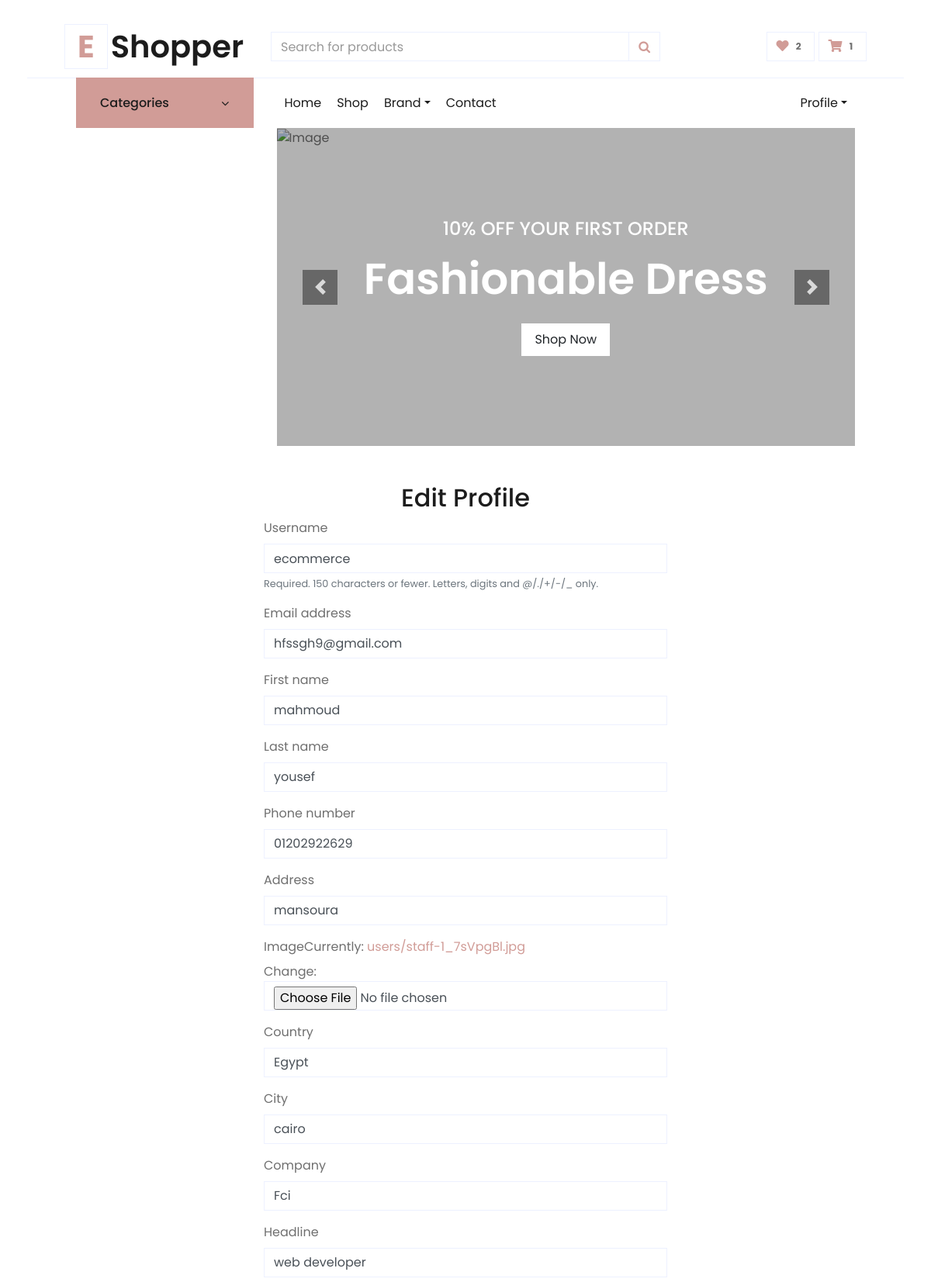
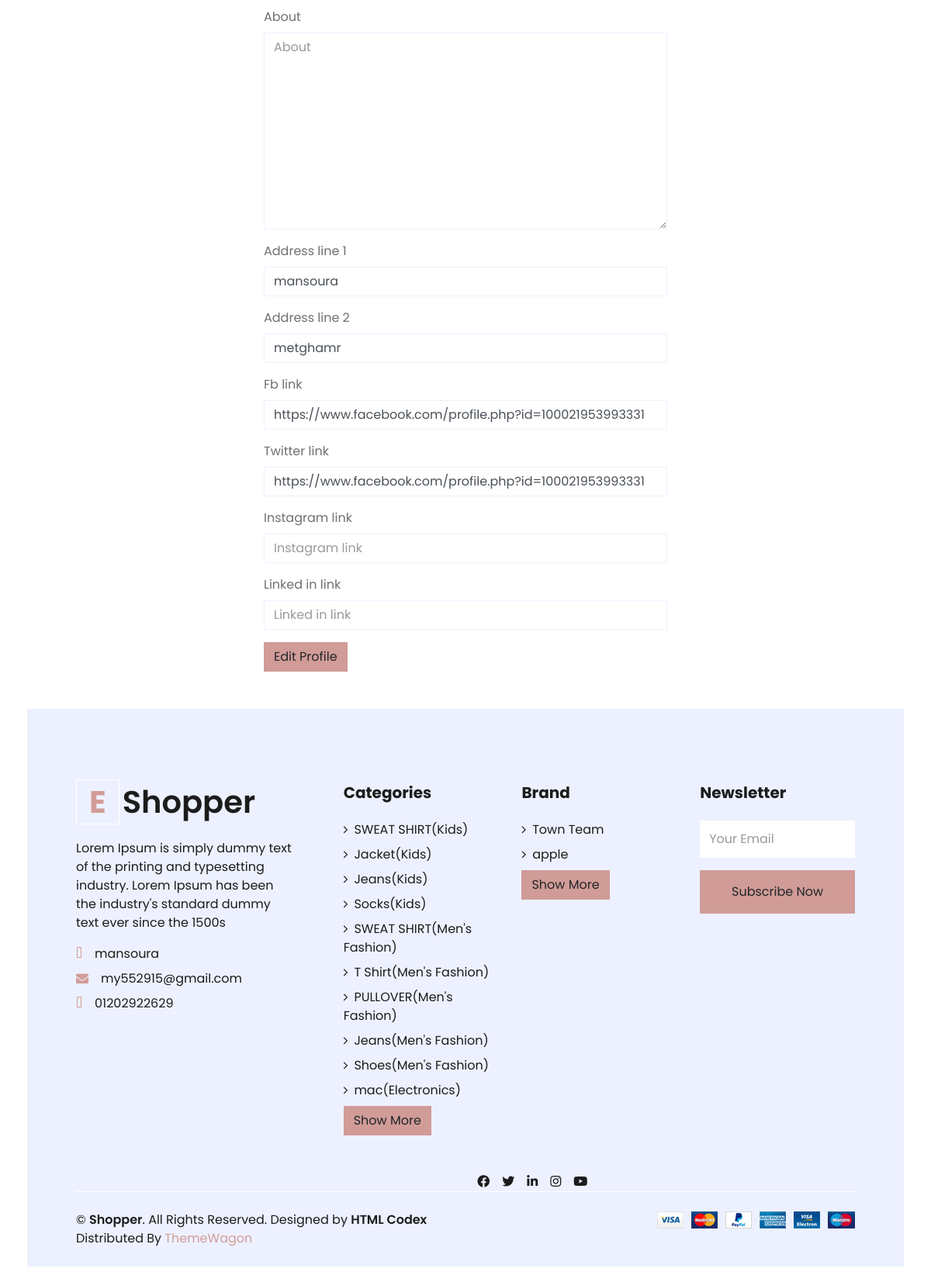
/accounts/profile/edit (signed in), run on the app's committed database (2 pictures, top to bottom).
### settings/models.py (models this page shows, shortened)
class Info(models.Model):
    site_name = models.CharField( max_length=50)
    description = models.TextField(max_length=1000)
    phone = models.CharField( max_length=30 , null=True, blank=True)
    email = models.EmailField( max_length=254 , null=True, blank=True)
    address = models.CharField( max_length=50 , null=True, blank=True)
    image = models.ImageField(upload_to='settings/', null=True, blank=True )
    fb_link = models.URLField( max_length=200)
    twitter_link = models.URLField( max_length=200)
    instagram_link = models.URLField( max_length=200)

class Brand(models.Model):
    BRDName = models.CharField(max_length=40)
    image = models.ImageField(upload_to='product/',blank=True, null=True)
    BRDDesc = models.TextField(blank=True, null=True)
    class Meta:
        verbose_name = _("Brand")
        verbose_name_plural = _("Brands")
    def __str__(self):
        return self.BRDName

### accounts/models.py (models this page shows, shortened)
class Profile(models.Model):
    user = models.OneToOneField(User,on_delete=models.CASCADE)
    full_name = models.CharField(max_length=50, null= True)
    phone_number = models.CharField(max_length=20)
    address = models.CharField(max_length=50)
    image = models.ImageField(upload_to='users/')
    about = models.TextField(max_length=4000 , blank=True , null=True)
    country = models.CharField(max_length=50 ,blank=True, null=True)
    company = models.CharField(max_length=100 ,blank=True, null=True)
    address_line_1 = models.CharField( max_length=50 , blank=True)
    address_line_2 = models.CharField( max_length=50 , blank=True)
    fb_link = models.URLField( max_length=200 , blank=True , null=True)
    twitter_link = models.URLField( max_length=200, blank=True , null=True)
    instagram_link = models.URLField( max_length=200, blank=True , null=True)
    linked_in_link = models.URLField( max_length=200, blank=True , null=True)
    headline = models.CharField(max_length=50 , blank=True, null=True)
    city = models.CharField(max_length=50 ,blank=True, null=True)
    def full_name(self):
        return f'{self.user.first_name} {self.user.last_name}'

### product/models.py (models this page shows)
class Subcategory(models.Model):
    category = models.ForeignKey(ProductCategory, on_delete=models.CASCADE)
    name = models.CharField(max_length=100)
    image = models.ImageField(upload_to='subcategoryimages/',blank=True)
    def __str__(self):
        return self.name

class ProductCategory(models.Model):
    name = models.CharField(max_length=60)
    def __str__(self):
        return self.name

### accounts/views.py (the view)
# urls.py: path('profile/edit' , views.edit_profile , name='edit_profile'),
def edit_profile(requset):
    profile = Profile.objects.get(user=requset.user)
    if requset.method == "POST":
        user_form = UserForm(requset.POST , instance=requset.user)
        profile_form = ProfileForm(requset.POST,requset.FILES,instance=profile)
        if user_form.is_valid() and profile_form.is_valid():
            user_form.save()
            myprofile = profile_form.save(commit=False)
            myprofile.user = requset.user
            myprofile.save()
            return redirect('/accounts/profile')
    else:
        user_form = UserForm(instance=requset.user)
        profile_form = ProfileForm(instance=profile)
    return render(requset,'profile/profile_edit.html',{
        'user_form':user_form,
        'profile_form':profile_form
    })

### accounts/templates/profile/profile_edit.html (shortened to what this page needs)
{% extends 'base.html' %}
{% load django_bootstrap5 %}
{% block body %}
<div class="container">
    <div class="col-md-6 mx-auto mt-5">
        <h2 style="text-align:center;">Edit Profile</h2>
        <form method="POST" enctype="multipart/form-data">
            {% bootstrap_form user_form %}
            {% bootstrap_form profile_form %}
            {% bootstrap_button button_type="submit" content="Edit Profile" %}
        </form>
    </div>
</div>
{% endblock body %}

### templates/base.html (shortened to what this page needs)
{% load static %}
<!DOCTYPE html>
<html lang="en">
<head>
    <link href="https://cdnjs.cloudflare.com/ajax/libs/font-awesome/5.10.0/css/all.min.css" rel="stylesheet">
    <link rel="stylesheet" href="https://cdnjs.cloudflare.com/ajax/libs/font-awesome/4.7.0/css/font-awesome.min.css">
    <link href="{% static 'lib4/owlcarousel/assets/owl.carousel.min.css'%}" rel="stylesheet">
    <link href="{% static 'css4/style.css'%}" rel="stylesheet">
    <link href="{% static 'css4/review.css'%}" rel="stylesheet">
    <link href="{% static 'css4/custom.css'%}" rel="stylesheet">
</head>
<body>
    <div class="container-fluid">
        <div class="row align-items-center py-3 px-xl-5">
            <div class="col-lg-3 d-none d-lg-block">
                <a href="/" class="text-decoration-none">
                    <h1 class="m-0 display-5 font-weight-semi-bold"><span
                            class="text-primary font-weight-bold border px-3 mr-1">E</span>{{myfooter.site_name}}</h1>
                </a>
            </div>
            <div class="col-lg-6 col-6 text-left">
                <form action="{% url 'product:search' %}" method="GET">
                    <div class="input-group">
                        <input type="text" name="q" class="form-control" placeholder="Search for products">
                        <div class="input-group-append">
                            <span class="input-group-text bg-transparent text-primary">
                                <i class="fa fa-search"></i>
                            </span>
                        </div>
                    </div>
                </form>
            </div>
            {% if user.is_authenticated %}
            <div class="col-lg-3 col-6 text-right">
                <a href="{% url 'accounts:user_favourites' %}" class="btn border">
                    <i class="fas fa-heart text-primary"></i>
                    <span class="badge">{{product_count}}</span>
                </a>
                {% endif %}
                <a href="{% url 'carts:cart'%}" class="btn border">
                    <i class="fas fa-shopping-cart text-primary"></i>
                    <span class="badge">{{cart_count}}</span>
                </a>
            </div>
        </div>
        <div class="container-fluid mb-5">
            <div class="row border-top px-xl-5">
                <div class="col-lg-3 d-none d-lg-block">
                    <a class="btn shadow-none d-flex align-items-center justify-content-between bg-primary text-white w-100"
                        data-toggle="collapse" href="#navbar-vertical"
                        style="height: 65px; margin-top: -1px; padding: 0 30px;">
                        <h6 class="m-0">Categories</h6>
                        <i class="fa fa-angle-down text-dark"></i>
                    </a>
                </div>
                <div class="col-lg-9">
                    <nav class="navbar navbar-expand-lg bg-light navbar-light py-3 py-lg-0 px-0">
                        <div class="collapse navbar-collapse justify-content-between" id="navbarCollapse">
                            <div class="navbar-nav mr-auto py-0">
                                <a href="/" class="nav-item nav-link ">Home</a>
                                <a href="{% url 'product:product_list'%}" class="nav-item nav-link">Shop</a>
                                <div class="nav-item dropdown">
                                    <a href="#" class="nav-link dropdown-toggle " data-toggle="dropdown">Brand</a>
                                </div>
                                <a href="{% url 'settings:contact'%}" class="nav-item nav-link">Contact</a>
                            </div>
                            <div class="navbar-nav ml-auto py-0">
                                {% if request.user.is_authenticated %}
                                <div class="nav-item dropdown">
                                    <a href="#" class="nav-link dropdown-toggle" data-toggle="dropdown">Profile</a>
                                </div>
                                {% endif %}
                            </div>
                        </div>
                    </nav>
                    <div id="header-carousel" class="carousel slide" data-ride="carousel">
                        <div class="carousel-inner">
                            <div class="carousel-item active" style="height: 410px;">
                                <img class="img-fluid" src="{% static 'img4/carousel-1.jpg'%}" alt="Image">
                                <div
                                    class="carousel-caption d-flex flex-column align-items-center justify-content-center">
                                    <div class="p-3" style="max-width: 700px;">
                                        <h4 class="text-light text-uppercase font-weight-medium mb-3">10% Off Your First
                                            Order</h4>
                                        <h3 class="display-4 text-white font-weight-semi-bold mb-4">Fashionable Dress
                                        </h3>
                                        <a href="{%url 'product:product_list'%}" class="btn btn-light py-2 px-3">Shop
                                            Now</a>
                                    </div>
                                </div>
                            </div>
                        </div>
                        <a class="carousel-control-prev" href="#header-carousel" data-slide="prev">
                            <div class="btn btn-dark" style="width: 45px; height: 45px;">
                                <span class="carousel-control-prev-icon mb-n2"></span>
                            </div>
                        </a>
                        <a class="carousel-control-next" href="#header-carousel" data-slide="next">
                            <div class="btn btn-dark" style="width: 45px; height: 45px;">
                                <span class="carousel-control-next-icon mb-n2"></span>
                            </div>
                        </a>
                    </div>
                </div>
            </div>
        </div>
        {% block body %}
        {% endblock body %}
        <div class="container-fluid bg-secondary text-dark mt-5 pt-5">
            <div class="row px-xl-5 pt-5">
                <div class="col-lg-4 col-md-12 mb-5 pr-3 pr-xl-5">
                    <a href="/" class="text-decoration-none">
                        <h1 class="mb-4 display-5 font-weight-semi-bold"><span
                                class="text-primary font-weight-bold border border-white px-3 mr-1">E</span>{{myfooter.site_name}}
                        </h1>
                    </a>
                    <p>{{myfooter.description}}</p>
                    <p class="mb-2"><i class="fa fa-map-marker-alt text-primary mr-3"></i>{{myfooter.address}}</p>
                    <p class="mb-2"><i class="fa fa-envelope text-primary mr-3"></i>{{myfooter.email}}</p>
                    <p class="mb-0"><i class="fa fa-phone-alt text-primary mr-3"></i>{{myfooter.phone}}</p>
                </div>
                <div class="col-lg-8 col-md-12">
                    <div class="row">
                        <div class="col-md-4 mb-5">
                            <h5 class="font-weight-bold text-dark mb-4">Categories</h5>
                            <div class="d-flex flex-column justify-content-start">
                                {% for category in categories_footer %}
                                {% for subcategory in category.subcategory_set.all %}
                                <a class="text-dark mb-2" href="{% url 'product:product_by_category' subcategory.id %}"><i
                                        class="fa fa-angle-right mr-2"></i>{{subcategory}}({{category}})</a>
                                {% endfor %}
                                {% endfor %}
                                <a href="{% url 'settings:category_list'  %}"><button type="button"
                                        class="btn btn-primary">Show
                                        More</button></a>
                            </div>
                        </div>
                        <div class="col-md-4 mb-5">
                            <h5 class="font-weight-bold text-dark mb-4">Brand</h5>
                            <div class="d-flex flex-column justify-content-start">
                                {% for brand in brands_footer  %}
                                <a class="text-dark mb-2" href="{%url 'product:product_by_brand' brand%}"><i
                                        class="fa fa-angle-right mr-2"></i>{{brand}}</a>
                                {% endfor %}
                                <a href="{% url 'settings:brand_list'  %}"><button type="button"
                                        class="btn btn-primary">Show
                                        More</button></a>
                            </div>
                        </div>
                        <div id="main_form_div" class="col-md-4 mb-5">
                            <h5 class="font-weight-bold text-dark mb-4">Newsletter</h5>
                            <form id="newsletters_form" action="{% url 'home:newsletter2' %}" method="POST">
                                <div class="form-group">
                                    <input type="email" name="emailinput" class="form-control border-0 py-4"
                                        placeholder="Your Email" required="required" />
                                </div>
                                <div>
                                    <button class="btn btn-primary btn-block border-0 py-3" type="submit">Subscribe
                                        Now</button>
                                </div>
                            </form>
                        </div>
                        <div class="col-lg-6 text-center text-lg-right">
                            <div class="d-inline-flex align-items-center">
                                <a class="text-dark px-2" href="{{myfooter.fb_link}}">
                                    <i class="fab fa-facebook-f"></i>
                                </a>
                                <a class="text-dark px-2" href="{{myfooter.twitter_link}}">
                                    <i class="fab fa-twitter"></i>
                                </a>
                                <a class="text-dark px-2" href="">
                                    <i class="fab fa-linkedin-in"></i>
                                </a>
                                <a class="text-dark px-2" href="">
                                    <i class="fab fa-instagram"></i>
                                </a>
                                <a class="text-dark pl-2" href="">
                                    <i class="fab fa-youtube"></i>
                                </a>
                            </div>
                        </div>
                    </div>
                </div>
            </div>
            <div class="row border-top border-light mx-xl-5 py-4">
                <div class="col-md-6 px-xl-0">
                    <p class="mb-md-0 text-center text-md-left text-dark">
                        &copy; <a class="text-dark font-weight-semi-bold" href="#">{{myfooter.site_name}}</a>. All
                        Rights
                        Reserved.
                        Designed
                        by
                        <a class="text-dark font-weight-semi-bold" href="https://htmlcodex.com">HTML Codex</a><br>
                        Distributed By <a href="https://themewagon.com" target="_blank">ThemeWagon</a>
                    </p>
                </div>
                <div class="col-md-6 px-xl-0 text-center text-md-right">
                    <img class="img-fluid" src="{% static 'img4/payments.png' %}" alt="">
                </div>
            </div>
        </div>
</body>
</html>

### data on the page
Info: site_name "Shopper", description "Lorem Ipsum is simply dummy text of the printing and typesetting industry. Lorem Ipsum has been the industry's standard dummy text ever since the 1500s", address "mansoura", email "my552915@gmail.com", phone "01202922629"
Profile: phone_number "01202922629", address "mansoura", country "Egypt", city "cairo", company "Fci", headline "web developer", address_line_1 "mansoura", address_line_2 "metghamr", fb_link "https://www.facebook.com/profile.php?id=100021953993331", twitter_link "https://www.facebook.com/profile.php?id=100021953993331"
ProductCategory: name "Kids"
Subcategory: name "SWEAT SHIRT"
Subcategory: name "Jacket"
Subcategory: name "Jeans"
Subcategory: name "Socks"
ProductCategory: name "Men's Fashion"
Subcategory: name "SWEAT SHIRT"
Subcategory: name "T Shirt"
Subcategory: name "PULLOVER"
Subcategory: name "Jeans"
Subcategory: name "Shoes"
ProductCategory: name "Electronics"
Subcategory: name "mac"
Brand: BRDName "Town Team"
Brand: BRDName "apple"

### other printed values
{{ product_count }} "2"
{{ cart_count }} "1"
